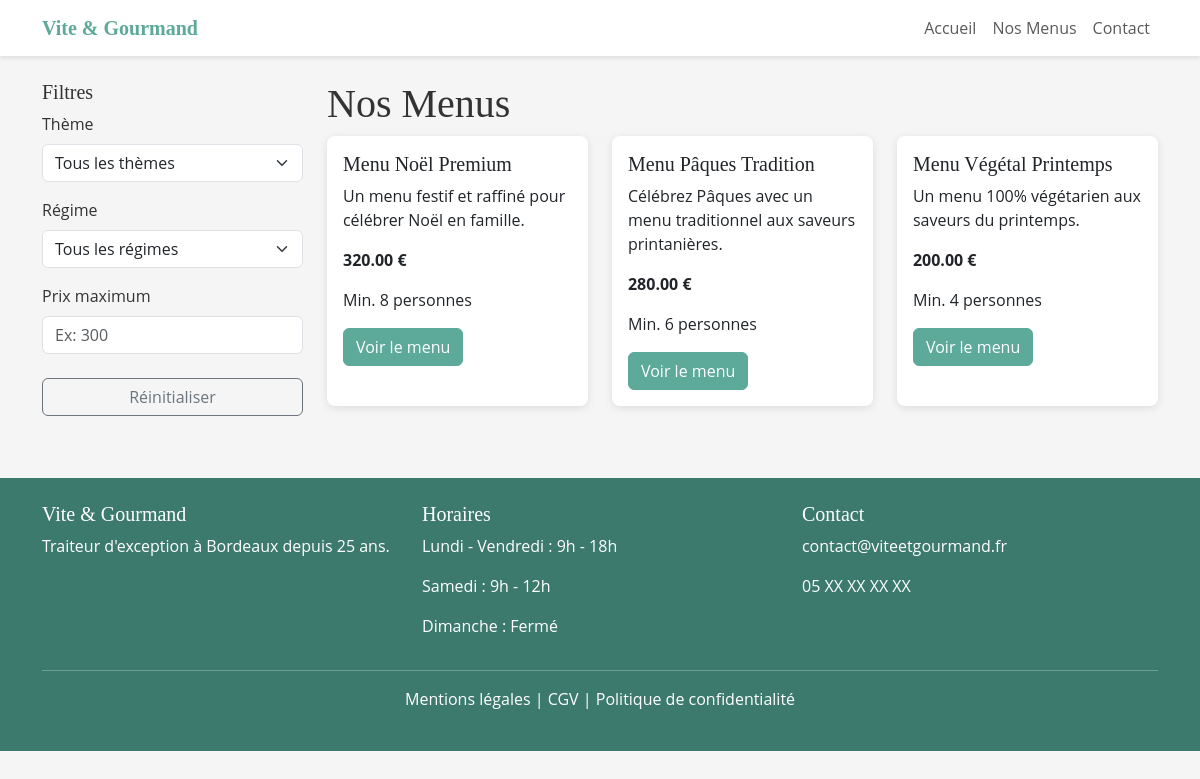
Before: /menus with the older database file.
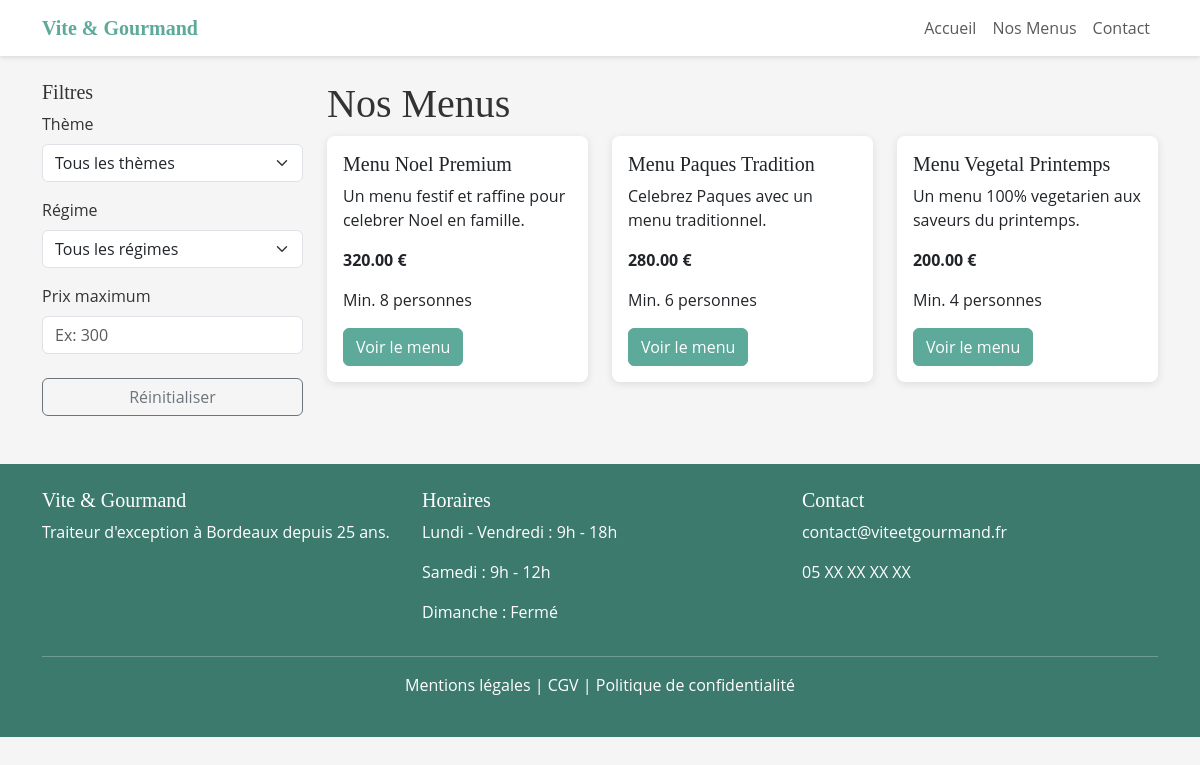
After: the same page with the newer database file.
### tables this page shows
CREATE TABLE menus (
    id INT PRIMARY KEY AUTO_INCREMENT,
    titre VARCHAR(255) NOT NULL,
    description TEXT,
    theme ENUM('Noel', 'Paques', 'classique', 'evenement') NOT NULL,
    regime ENUM('vegetarien', 'vegan', 'classique') NOT NULL,
    nb_personnes_min INT NOT NULL,
    prix_base DECIMAL(10,2) NOT NULL,
    stock INT DEFAULT 0,
    actif BOOLEAN DEFAULT TRUE,
    created_at DATETIME DEFAULT CURRENT_TIMESTAMP
);

### controllers/MenusController.php (called while the page is built, shortened)
<?php
require_once 'models/MenuModel.php';
class MenusController {
    private $menuModel;
    public function __construct() {
        $this->menuModel = new MenuModel();
    }
    public function index() {
        $filtres = [
            'theme' => $_GET['theme'] ?? '',
            'regime' => $_GET['regime'] ?? '',
            'prix_max' => $_GET['prix_max'] ?? ''
        ];
        $menus = $this->menuModel->getAll($filtres);
        require_once 'views/menus/index.php';
    }
}

### models/MenuModel.php (called while the page is built, shortened)
<?php
require_once 'config/database.php';
class MenuModel {
    private $db;
    public function __construct() {
        $database = new Database();
        $this->db = $database->connect();
    }
    public function getAll($filtres = []) {
        $sql = "SELECT * FROM menus WHERE actif = 1";
        $params = [];
        $sql .= " ORDER BY created_at DESC";
        $stmt = $this->db->prepare($sql);
        $stmt->execute($params);
        return $stmt->fetchAll(PDO::FETCH_ASSOC);
    }
}

### config/database.php (called while the page is built)
<?php
class Database {
    private $host;
    private $dbname;
    private $username;
    private $password;
    private $pdo;
    public function __construct() {
        $this->host = $_ENV['DB_HOST'] ?? 'mysql';
        $this->dbname = $_ENV['DB_NAME'] ?? 'vite_gourmand';
        $this->username = $_ENV['DB_USER'] ?? 'root';
        $this->password = $_ENV['DB_PASS'] ?? 'root';
    }
    public function connect() {
        if ($this->pdo === null) {
            try {
                $this->pdo = new PDO(
                    "mysql:host={$this->host};dbname={$this->dbname};charset=utf8mb4",
                    $this->username,
                    $this->password,
                    [PDO::ATTR_ERRMODE => PDO::ERRMODE_EXCEPTION]
                );
            } catch (PDOException $e) {
                die("Erreur de connexion : " . $e->getMessage());
            }
        }
        return $this->pdo;
    }
}

### views/menus/index.php (the view, shortened to what this page needs)
<?php require_once 'views/layouts/header.php'; ?>
<div class="container mt-4">
    <div class="row">
        <div class="col-md-3">
            <form id="filtres-form" aria-label="Filtres des menus">
                <h5>Filtres</h5>
                <div class="mb-3">
                    <label for="theme" class="form-label">Thème</label>
                    <select class="form-select" id="theme" name="theme">
                        <option value="">Tous les thèmes</option>
                    </select>
                </div>
                <div class="mb-3">
                    <label for="regime" class="form-label">Régime</label>
                    <select class="form-select" id="regime" name="regime">
                        <option value="">Tous les régimes</option>
                    </select>
                </div>
                <div class="mb-3">
                    <label for="prix_max" class="form-label">Prix maximum</label>
                    <input type="number"
                            class="form-control"
                            id="prix_max"
                            name="prix_max"
                            placeholder="Ex: 300"
                            aria-label="Prix maximum en euros">
                </div>
                <a href="/menus" class="btn btn-outline-secondary w-100 mt-2">
                    Réinitialiser
                </a>
            </form>
        </div>
        <div class="col-md-9">
            <h1>Nos Menus</h1>
            <div class="row" id="liste-menus">
                <?php if (empty($menus)) : ?>
                    <p>Aucun menu trouvé.</p>
                <?php else : ?>
                    <?php foreach ($menus as $menu) : ?>
                    <div class="col-md-4 mb-4">
                        <div class="card h-100">
                            <div class="card-body">
                                <h5 class="card-title">
                                    <?= htmlspecialchars($menu['titre']) ?>
                                </h5>
                                <p class="card-text">
                                    <?= htmlspecialchars($menu['description']) ?>
                                </p>
                                <p><strong><?= $menu['prix_base'] ?> €</strong></p>
                                <p>Min. <?= $menu['nb_personnes_min'] ?> personnes</p>
                                <a href="/menus/detail?id=<?= $menu['id'] ?>"
                                    class="btn btn-primary"
                                    aria-label="Voir le menu <?= htmlspecialchars($menu['titre']) ?>">
                                    Voir le menu
                                </a>
                            </div>
                        </div>
                    </div>
                    <?php endforeach; ?>
                <?php endif; ?>
            </div>
        </div>
    </div>
</div>
<?php require_once 'views/layouts/footer.php'; ?>

### index.php (shortened to what this page needs)
<?php
require_once 'config/database.php';
$url = $_GET['url'] ?? 'accueil';
$url = rtrim($url, '/');
$url = filter_var($url, FILTER_SANITIZE_URL);
$url = explode('/', $url);
$controllerName = ucfirst($url[0]) . 'Controller';
$method = $url[1] ?? 'index';
$controllerFile = 'controllers/' . $controllerName . '.php';
if (file_exists($controllerFile)) {
    $controller = new $controllerName();
    $controller->$method();
} else {
    http_response_code(404);
    echo "Page introuvable";
}

### views/layouts/header.php (shortened to what this page needs)
<!DOCTYPE html>
<html lang="fr">
<head>
    <link rel="stylesheet" href="https://cdn.jsdelivr.net/npm/bootstrap@5.3.0/dist/css/bootstrap.min.css">
    <link rel="stylesheet" href="/assets/css/style.css">
</head>
<body>
    <nav class="navbar navbar-expand-lg"
        role="navigation"
        aria-label="Menu principal">
        <div class="container">
            <a class="navbar-brand"
                href="/"
                aria-label="Vite et Gourmand - Retour à l'accueil">
                Vite & Gourmand
            </a>
            <div class="collapse navbar-collapse" id="menu">
                <ul class="navbar-nav ms-auto" role="list">
                    <li role="listitem">
                        <a class="nav-link" href="/">Accueil</a>
                    </li>
                    <li role="listitem">
                        <a class="nav-link" href="/menus">Nos Menus</a>
                    </li>
                    <li role="listitem">
                        <a class="nav-link" href="/contact">Contact</a>
                    </li>
                </ul>
            </div>
        </div>
    </nav>
    <main id="contenu-principal" role="main">

### views/layouts/footer.php (shortened to what this page needs)
<footer class="mt-5 py-4">
        <div class="container">
            <div class="row">
                <div class="col-md-4">
                    <h5>Vite & Gourmand</h5>
                    <p>Traiteur d'exception à Bordeaux depuis 25 ans.</p>
                </div>
                <div class="col-md-4">
                    <h5>Horaires</h5>
                    <p>Lundi - Vendredi : 9h - 18h</p>
                    <p>Samedi : 9h - 12h</p>
                    <p>Dimanche : Fermé</p>
                </div>
                <div class="col-md-4">
                    <h5>Contact</h5>
                    <p>contact@viteetgourmand.fr</p>
                    <p>05 XX XX XX XX</p>
                </div>
            </div>
            <hr>
            <p class="text-center">
                <a href="/mentions-legales">Mentions légales</a> |
                <a href="/cgv">CGV</a> |
                <a href="/confidentialite">Politique de confidentialité</a>
            </p>
        </div>
    </footer>
</body>
</html>

### assets/css/style.css (style rules this page uses)
:root { --color-primary: #5DA99A; --color-primary-dark: #3D7A6E; --color-secondary: #FF8F00; --color-text: #333333; --color-bg-light: #F5F5F5; }
body { font-family: 'Open Sans', sans-serif; color: var(--color-text); background-color: var(--color-bg-light); }
h1, h2, h3, h4, h5 { font-family: 'Playfair Display', serif; }
.navbar { background-color: white; box-shadow: 0 2px 4px rgba(0,0,0,0.1); }
.navbar-brand { color: var(--color-primary) !important; font-family: 'Playfair Display', serif; font-weight: bold; }
.btn-primary { background-color: var(--color-primary); border-color: var(--color-primary); }
.card { border: none; box-shadow: 0 2px 8px rgba(0,0,0,0.1); border-radius: 8px; }
footer { background-color: var(--color-primary-dark); color: white; }
footer a { color: white; text-decoration: none; }

Changed rows visible on the page:
changed menus: titre "Menu Noël Premium" → "Menu Noel Premium"; description "Un menu festif et raffiné pour célébrer Noël en famille." → "Un menu festif et raffine pour celebrer Noel en famille."
changed menus: titre "Menu Pâques Tradition" → "Menu Paques Tradition"; description "Célébrez Pâques avec un menu traditionnel aux saveurs printanières." → "Celebrez Paques avec un menu traditionnel."
changed menus: titre "Menu Végétal Printemps" → "Menu Vegetal Printemps"; description "Un menu 100% végétarien aux saveurs du printemps." → "Un menu 100% vegetarien aux saveurs du printemps."
